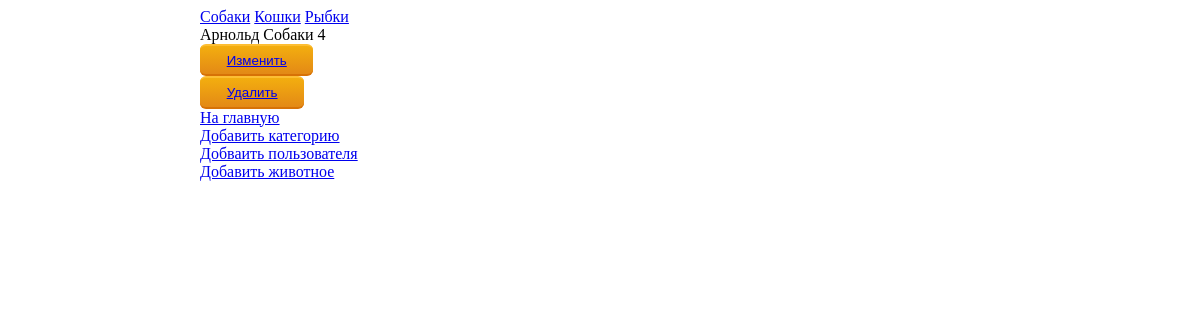
/adminapp/detail_animals/1/, run on an earlier commit of the app's database.
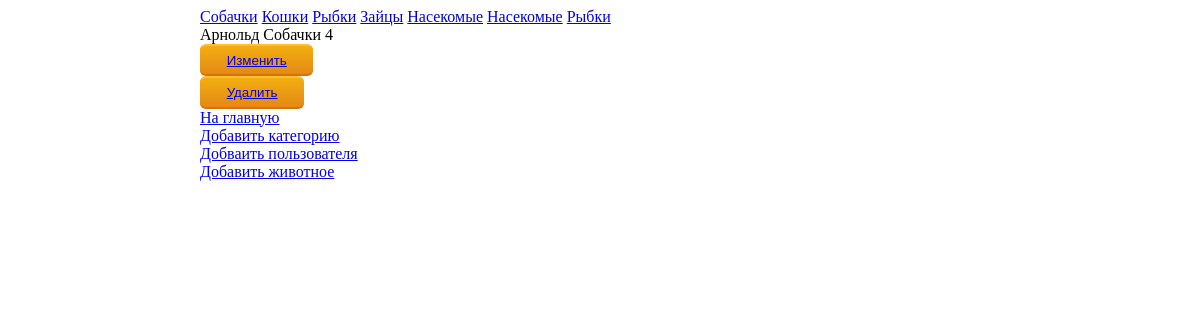
And on a later commit of the database.
### mainapp/models.py (models this page shows, shortened)
class TypeOfAnimal(models.Model):
    title = models.CharField(max_length=30, verbose_name="Вид животного")
    is_active = models.BooleanField(verbose_name='Доступен', default=True)
    def __str__(self):
        return f"{self.title}"

class Animal(models.Model):
    type = models.ForeignKey(TypeOfAnimal, on_delete=models.CASCADE, verbose_name="Вид животного")
    name = models.CharField(max_length=30, verbose_name="Имя")
    age = models.PositiveSmallIntegerField(verbose_name="Примерный возраст", blank=True)
    avatar = models.ImageField(upload_to="animal_account", verbose_name="Аватарка")
    short_description = models.CharField(max_length=70, verbose_name="Краткое описание")
    description = models.TextField(verbose_name="Описание", blank=True)
    date_entrance = models.DateTimeField(auto_created=True, verbose_name="Дата поступления", default=datetime.now())
    is_active = models.BooleanField(verbose_name='Доступен', default=True)
    taken_home = models.DateTimeField(
        blank=True,
        null=True,
        verbose_name="Забрали домой",
    )

### adminapp/views.py (the view)
# urls.py: path('detail_animals/<int:pk>/', detail_animal, name='detail_animal'),
def detail_animal(request, pk):
    animal = get_object_or_404(Animal, pk=pk)
    animal_types = TypeOfAnimal.objects.all()
    context = {
        'animal': animal,
        'animal_types': animal_types,
    }
    return render(request, 'adminapp/detail_animal.html', context)

### adminapp/templates/adminapp/detail_animal.html
{% extends 'adminapp/base.html' %}
{% block menu %}
    {% for link in animal_types %}
        <a href="{% url 'adminapp:show_animal' link.pk %}">{{link.title}}</a>
    {% endfor %}
{% endblock menu %}
{% block content %}
{% if animal.is_active %}
    {{animal.name}}
    {{animal.type}}
    {{animal.age}}
{% endif %}
<br>
    <button class="home-animal">
        <a href="{% url 'adminapp:edit_animal' animal.pk %}">Изменить</a>
    </button>
<br>
    <button class="home-animal">
        <a href="{% url 'adminapp:delete_animal' animal.pk %}">Удалить</a>
    </button>
<br>
    <a href="{% url 'index' %}">На главную</a>
{% endblock content %}

What changed in the data, as far as the page shows it:
changed TypeOfAnimal: title "Собаки" → "Собачки"
added TypeOfAnimal: title "Зайцы"
added TypeOfAnimal: title "Насекомые"
added TypeOfAnimal: title "Насекомые"
added TypeOfAnimal: title "Рыбки"
changed through a linked row, Animal "Арнольд": type "Собаки" → "Собачки"
